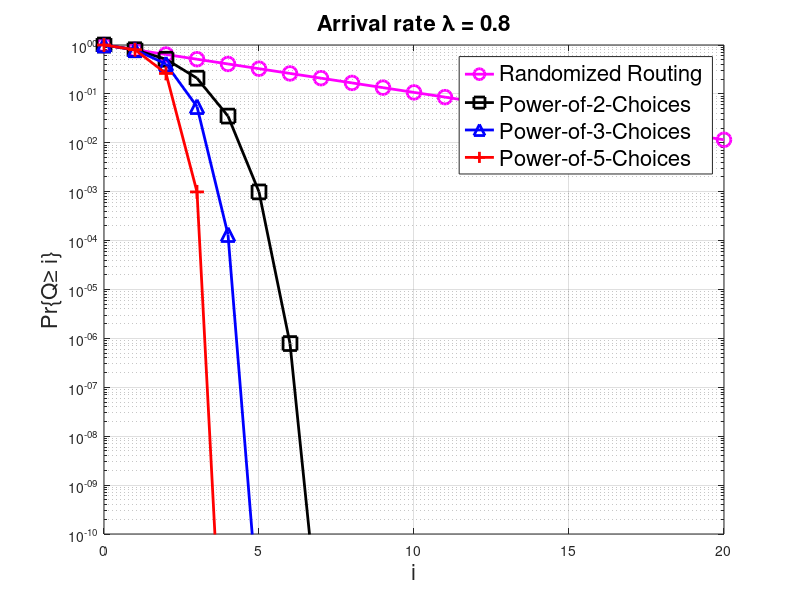

This chart was generated by the following MATLAB code:
%%% Geo/Geo/1 queue (Heavy-Traffic Analysis) %%%
%%% Bernoulli arrival, Bernoulli service %%%
clear
clc

lambda = 0.8;
Q = 0:1:20;

TailRR = lambda.^Q;
d = 2;
TailPower2 = lambda.^((d.^Q-1)/(d-1));
d = 3;
TailPower3 = lambda.^((d.^Q-1)/(d-1));
d = 5;
TailPower5 = lambda.^((d.^Q-1)/(d-1));

figure(1) 

semilogy(Q,TailRR,'m-o','LineWidth',2,'MarkerSize',10)
hold on
semilogy(Q,TailPower2,'k-s','LineWidth',2,'MarkerSize',10)
semilogy(Q,TailPower3,'b-^','LineWidth',2,'MarkerSize',10)
semilogy(Q,TailPower5,'r-+','LineWidth',2,'MarkerSize',10)
grid on
axis([0 20 10^(-10) 1])
xlabel('i','FontSize',16)
ylabel('Pr\{Q\geq i\}','FontSize',16)
h_legend = legend('Randomized Routing','Power-of-2-Choices','Power-of-3-Choices','Power-of-5-Choices');
set(h_legend,'FontSize',16);
title('Arrival rate \lambda = 0.8','FontSize',16)

% lambda = [0.1 0.2 0.3 0.4 0.5 0.6 0.7 0.8 0.9 0.92 0.94 0.96 0.98 0.99];
% 
% 
% lambda = mu - epsilon;
% 
% rho = (lambda.*(1-mu))./(mu.*(1-lambda));
% Qtheory = rho./(1-rho);
% 
% 
% figure(1)
% plot(1./epsilon,epsilon.*Qtheory,'b','LineWidth',2)
% xlabel('Arrival rate \lambda','FontSize',16)
% ylabel('Average queue length','FontSize',16)
%axis([0.05 0.48 0 5])